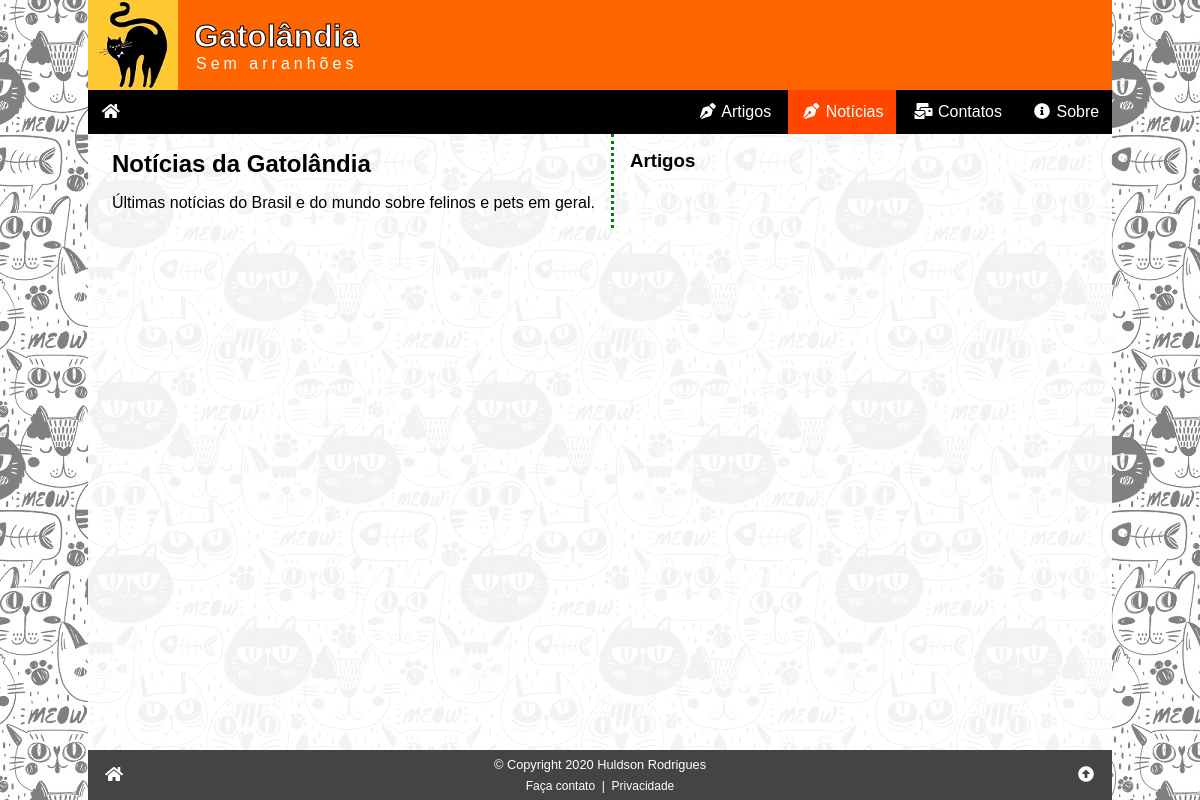
The page /noticias.php on the database as committed earlier.
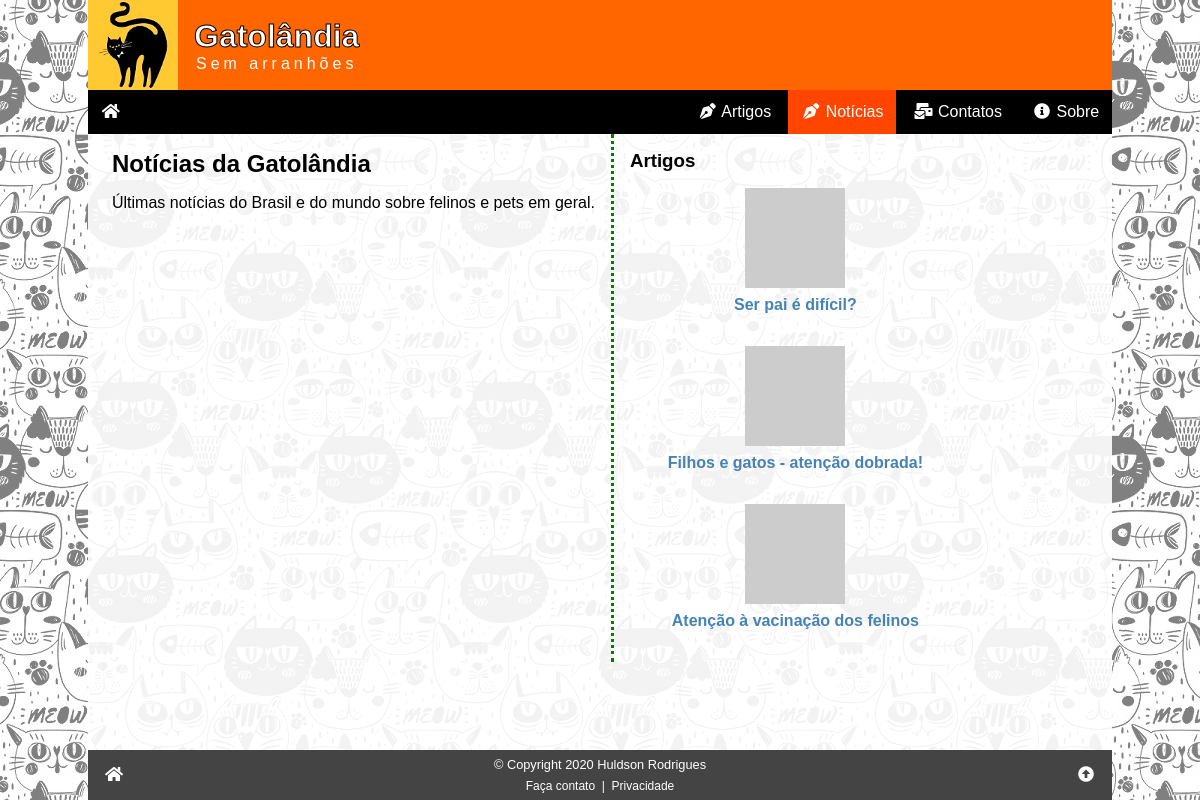
The same page on the database as committed later.
### tables this page shows
CREATE TABLE artigos (
    id_artigo INT PRIMARY KEY NOT NULL AUTO_INCREMENT,
    data TIMESTAMP DEFAULT CURRENT_TIMESTAMP,
    titulo VARCHAR(255) NOT NULL,
    imagem VARCHAR(255) COMMENT 'URL da imagem - thumbnail',
    resumo VARCHAR(255) NOT NULL COMMENT 'Resumo do artigo',
    texto LONGTEXT NOT NULL COMMENT 'Texto (HTML) do artigo completo',
    autor_id INT NOT NULL,
    campo1 TEXT COMMENT 'Reservado para uso futuro',
    campo2 TEXT COMMENT 'Reservado para uso futuro',
    campo3 TEXT COMMENT 'Reservado para uso futuro',
    status ENUM ('inativo', 'ativo') DEFAULT 'ativo',

     
    FOREIGN KEY (autor_id) REFERENCES autores (id_autor)
);

### noticias.php (the view, shortened to what this page needs)
<?php
require ('_config.php');
$sql = "SELECT id_artigo, imagem, titulo FROM `artigos` WHERE status = 'ativo' ORDER BY RAND() LIMIT 3;";
$res = $conn->query($sql);
$artigos = '';
while ($art = $res->fetch_assoc()) :
    $artigos .= <<<HTML
<div class="art">
<a href="/artigo.php?id={$art['id_artigo']}">
    <img src="{$art['imagem']}" alt="{$art['titulo']}" title="{$art['titulo']}">
    {$art['titulo']}
</a>
</div>
HTML;
endwhile;
$artigos .= '';
require ('_header.php');
?>
<div class="row">
    <div class="col1">
        <h2>Notícias da Gatolândia</h2>
        <p>Últimas notícias do Brasil e do mundo sobre felinos e pets em geral.</p>
    </div>
    <aside class="col2">
        <h3>Artigos</h3>
        <?php echo $artigos ?>
    </aside>
</div>
<?php
require ('_footer.php');
?>

Rows that differ between the two databases and show on the page:
added artigos: titulo "Ser pai é difícil?"
added artigos: titulo "Filhos e gatos - atenção dobrada!"
added artigos: titulo "Atenção à vacinação dos felinos"
